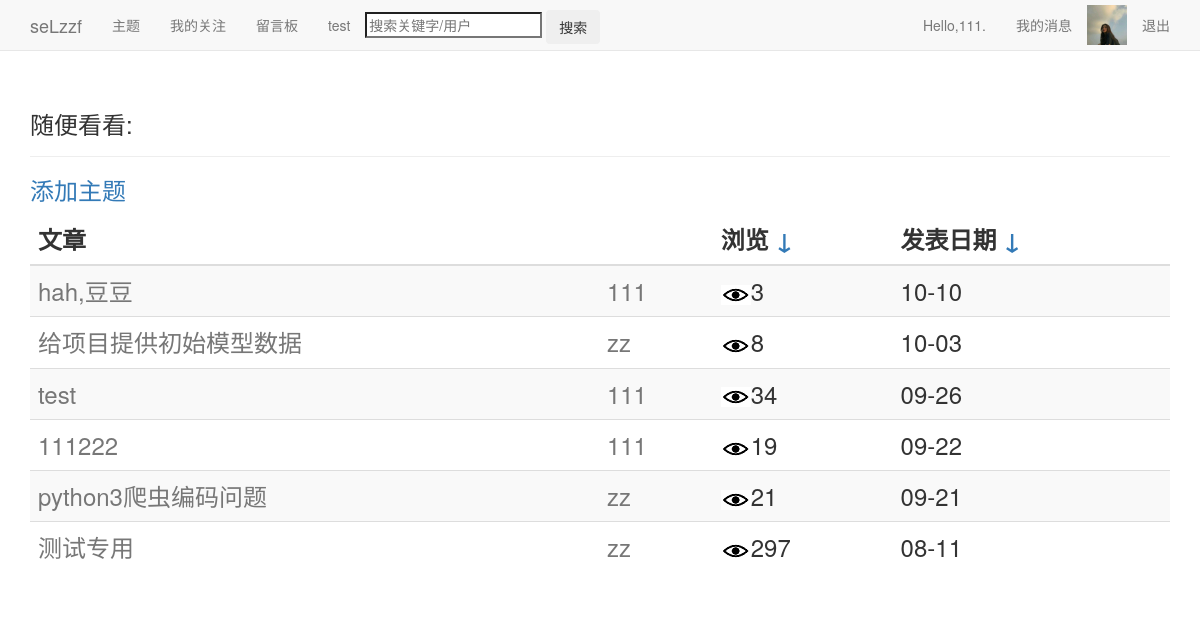
The page /index/ (signed in) on the database as committed earlier.
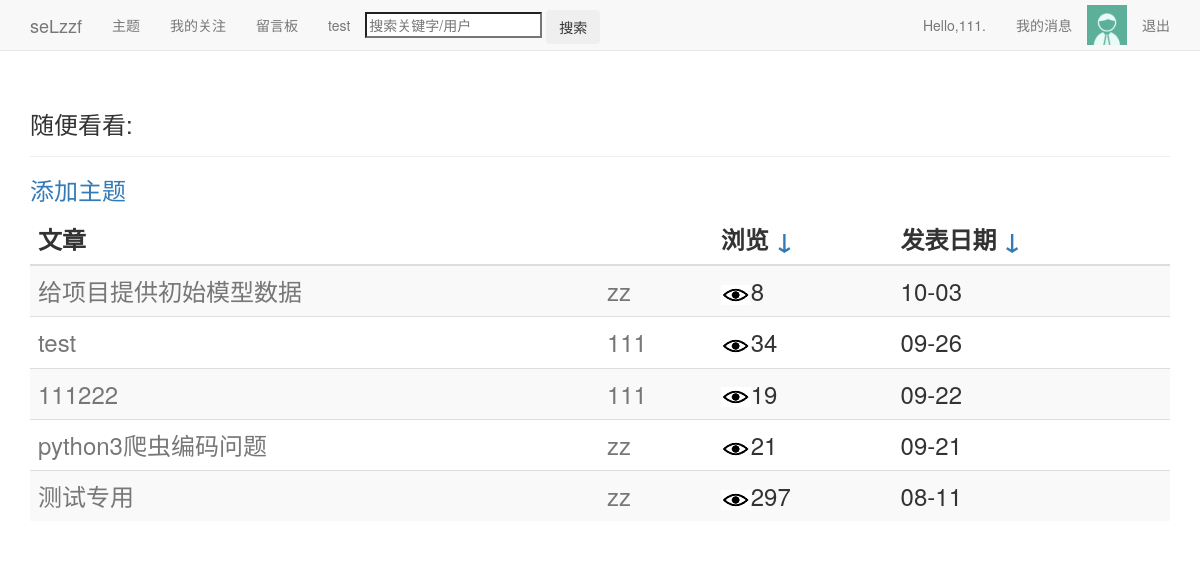
The same page on the database as committed later.
### users/models.py (models this page shows, shortened)
class Userinfo(models.Model):
	user=models.OneToOneField(User)
	pic=models.ImageField(upload_to='images',default='images/default.jpg',verbose_name='头像',blank=True)
	sex=models.CharField('性别',max_length=2,choices=(
	('男','♂'),('女','♀')),blank=True)
	birthday=models.DateField('生日',default='2000-01-01',blank=True)
	school=models.TextField('学校',max_length=50,default='暂未设置所在学校')
	autograph=models.TextField('个性签名',max_length=50,default='暂未设置个性签名')

### blogs/models.py (models this page shows, shortened)
class Theme(models.Model):
	owner=models.ForeignKey(User)
	title=models.CharField('标题',max_length=20)
	date_added=models.DateTimeField(auto_now_add=True)
	date_updated=models.DateTimeField(auto_now=True)
	设为私密=models.BooleanField(default=False)
	views=models.PositiveIntegerField(default=0)
	praises=models.PositiveIntegerField(default=0)

### blogs/views.py (the view)
# urls.py: url(r'^index/$',login_required(views.IndexView.as_view()),name='index'),
class IndexView(ListView): #基于类的视图
	model=Theme
	template_name='blogs/index.html'
	context_object_name='themes'
	def get_queryset(self):
		try:
			sort=self.request.GET['sort']
			return super().get_queryset().filter(设为私密=False).order_by('-'+sort)
		except:
			return super().get_queryset().filter(设为私密=False).order_by('-date_added')
	def get_context_data(self,**kwargs):
		context=super().get_context_data(**kwargs)
		page_user=self.request.user
		context.update({'page_user':page_user})
		return context

### blog/context_processor.py (called while the page is built)
def request_userinfo(request):
	user=request.user
	try:
		request_userinfo=Userinfo.objects.get(user=user)
		return {'request_userinfo':request_userinfo}
	except:
		return {'request_userinfo':'请登录.'}

### blogs/templates/blogs/index.html
{% extends "blogs/base.html" %}
{% load static %}
{% block header %}
  <h3>随便看看:</h3>
{% endblock header %}
{% block content %}
<div><h3>
  <table class='table table-hover table-striped'>
    <thead>
	  <tr>
	    <th>文章</th>
		<th>&nbsp </th>
		<th>浏览 <a href="?sort=views">↓</a></th>
		<th>发表日期 <a href="?sort=date_added">↓</a></th>
	  </tr>
	</thead>
	<tbody>
	  {% for theme in themes %}
	  <tr>
		<td>
		  <a style='color:#777' href="{% url 'blogs:theme' theme.owner.id theme.id %}">{{theme.title}}</a>
		</td>
		<td>
		  <a style='color:#777' href="{% url 'users:userinfo' theme.owner.id %}">{{theme.owner}}</a>
		</td>
		<td>
		  <img src="{% static 'images/views.jpg' %}"/>{{theme.views}}
		</td>
		<td>{{theme.date_added|date:'m-d'}}</td>
	  </tr>
	  {% empty %}
	    <h3>服务器好像出错了,请刷新重试或诊断网络</h3>
	  {% endfor %}
	</tbody>
</h3></div>
  {% if page_user == user %}
  <h3>
    <a href="{% url 'blogs:new_theme' %}">添加主题</a>
  </h3>
  {% endif %}
</div>
{% endblock content %}

### blogs/templates/blogs/base.html (shortened to what this page needs)
{% load bootstrap3 %}
{% load static %}
<!DOCTYPE html>
<html lang='en'>
<head>
  {% bootstrap_css %}
</head>
<body>
  <nav class='navbar navbar-default navbar-static-top'>
    <div class='container'>
	  <div class='navbar-header'>
	    <a class='navbar-brand' href="{% url 'blogs:index' %}">seLzzf</a>
	  </div>
	  <div id='navbar' class='navbar-collapse collapse'>
	    <ul class='nav navbar-nav'>
		  <li><a href="{% url 'blogs:themes' page_user.id %}">主题</a></li>
		  {% if user == page_user %}
		  <li><a href="{% url 'action:action' user.id %}">我的关注</a></li>
		  {% endif %}
		  <li><a href="{% url 'message:message' page_user.id %}">留言板</a></li>
		  <li><a href="{% url 'blogs:test' %}">test</a></li>
		  <li style='margin-top:10px' class='search'>
		    <form method='post' action="{% url 'blogs:search' %}">
		    <input name='search' type='search' placeholder='搜索关键字/用户'>
		    <input class='btn' type='submit' value='搜索'>
		    </form>
		  </li>
		</ul>
		<ul class='nav navbar-nav navbar-right'>
		  {% if user.is_authenticated %}
			<li><a href="{% url 'users:userinfo' user.id %}">Hello,{{ user.username }}.</a></li>
			<li><a href="{% url 'users:news' %}">我的消息</a></li>
			<li><img style='margin-top:5px' src="{{ request_userinfo.pic.url }}" alt='pic' height="40" width="40"/></li>
			<li><a href="{% url 'users:logout' %}">退出</a></li>
		  {% endif %}
		</ul>
	  </div>
	</div>
  </nav>
  <div class='container'>
    <div class='page-header'>
      {% block header %}{% endblock header %}
    </div>
    <div>
      {% block content %}{% endblock content %}
	</div>
</body>
</html>

Rows that differ between the two databases and show on the page:
removed Theme: title "hah,豆豆", owner "111", views "3", date_added "10-10"
changed Userinfo: pic: picture removed, a placeholder shows
